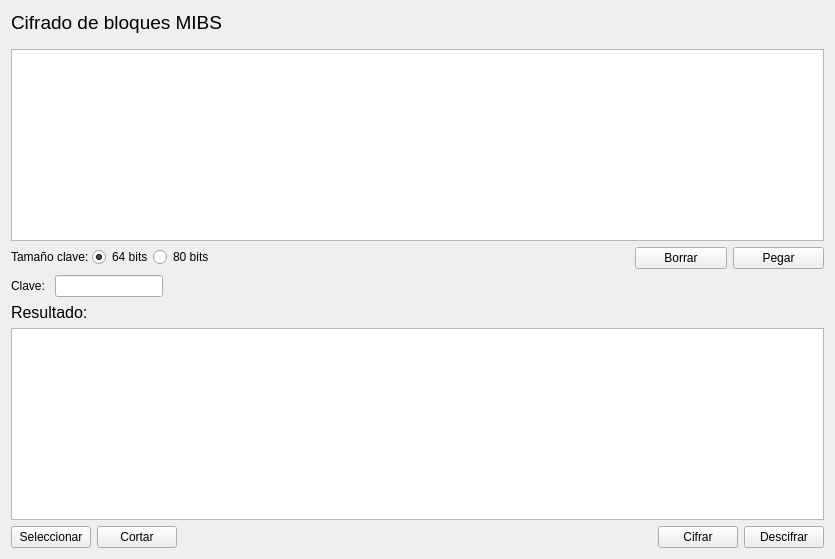
          <widget class="QWidget" name="tabCifradoDescifrado">
           <attribute name="title">
            <string>Cifrado/Descifrado MIBS</string>
           </attribute>
           <layout class="QFormLayout" name="formLayout_7">
            <property name="fieldGrowthPolicy">
             <enum>QFormLayout::AllNonFixedFieldsGrow</enum>
            </property>
            <item row="0" column="0" colspan="2">
             <layout class="QFormLayout" name="formLayout">
              <item row="1" column="0">
               <layout class="QHBoxLayout" name="horizontalLayout_8">
                <property name="spacing">
                 <number>0</number>
                </property>
                <property name="leftMargin">
                 <number>0</number>
                </property>
                <property name="topMargin">
                 <number>0</number>
                </property>
                <property name="rightMargin">
                 <number>165</number>
                </property>
                <item>
                 <widget class="QLabel" name="label_9">
                  <property name="text">
                   <string>&lt;html&gt;&lt;head/&gt;&lt;body&gt;&lt;p&gt;Tamaño clave: &lt;/p&gt;&lt;/body&gt;&lt;/html&gt;</string>
                  </property>
                 </widget>
                </item>
                <item>
                 <widget class="QRadioButton" name="boton_64">
                  <property name="enabled">
                   <bool>true</bool>
                  </property>
                  <property name="text">
                   <string>64 bits</string>
                  </property>
                  <property name="checked">
                   <bool>true</bool>
                  </property>
                  <property name="autoExclusive">
                   <bool>true</bool>
                  </property>
                 </widget>
                </item>
                <item>
                 <widget class="QRadioButton" name="boton_80">
                  <property name="enabled">
                   <bool>true</bool>
                  </property>
                  <property name="acceptDrops">
                   <bool>false</bool>
                  </property>
                  <property name="text">
                   <string>80 bits</string>
                  </property>
                  <property name="checkable">
                   <bool>true</bool>
                  </property>
                  <property name="checked">
                   <bool>false</bool>
                  </property>
                 </widget>
                </item>
               </layout>
              </item>
              <item row="1" column="1">
               <layout class="QHBoxLayout" name="horizontalLayout_9">
                <property name="leftMargin">
                 <number>250</number>
                </property>
                <item>
                 <widget class="QPushButton" name="botonBorrar">
                  <property name="toolTip">
                   <string>&lt;html&gt;&lt;head/&gt;&lt;body&gt;&lt;p&gt;Borrar texto&lt;/p&gt;&lt;/body&gt;&lt;/html&gt;</string>
                  </property>
                  <property name="text">
                   <string>Borrar</string>
                  </property>
                 </widget>
                </item>
                <item>
                 <widget class="QPushButton" name="botonPegar">
                  <property name="toolTip">
                   <string>&lt;html&gt;&lt;head/&gt;&lt;body&gt;&lt;p&gt;Pegar texto&lt;/p&gt;&lt;/body&gt;&lt;/html&gt;</string>
                  </property>
                  <property name="text">
                   <string>Pegar</string>
                  </property>
                 </widget>
                </item>
               </layout>
              </item>
              <item row="0" column="0" colspan="2">
               <layout class="QVBoxLayout" name="verticalLayout_8">
                <property name="spacing">
                 <number>15</number>
                </property>
                <property name="topMargin">
                 <number>0</number>
                </property>
                <item>
                 <widget class="QLabel" name="label_8">
                  <property name="text">
                   <string>&lt;html&gt;&lt;head/&gt;&lt;body&gt;&lt;p&gt;&lt;span style=&quot; font-size:14pt;&quot;&gt;Cifrado de bloques MIBS&lt;/span&gt;&lt;/p&gt;&lt;/body&gt;&lt;/html&gt;</string>
                  </property>
                 </widget>
                </item>
                <item>
                 <widget class="QTextEdit" name="textoc">
                  <property name="font">
                   <font>
                    <kerning>false</kerning>
                   </font>
                  </property>
                  <property name="toolTip">
                   <string>&lt;html&gt;&lt;head/&gt;&lt;body&gt;&lt;p&gt;Introduzca texto a cifrar o descifrar&lt;/p&gt;&lt;/body&gt;&lt;/html&gt;</string>
                  </property>
                  <property name="lineWidth">
                   <number>1</number>
                  </property>
                  <property name="lineWrapMode">
                   <enum>QTextEdit::WidgetWidth</enum>
                  </property>
                  <property name="html">
                   <string>&lt;!DOCTYPE HTML PUBLIC &quot;-//W3C//DTD HTML 4.0//EN&quot; &quot;http://www.w3.org/TR/REC-html40/strict.dtd&quot;&gt;
&lt;html&gt;&lt;head&gt;&lt;meta name=&quot;qrichtext&quot; content=&quot;1&quot; /&gt;&lt;style type=&quot;text/css&quot;&gt;
p, li { white-space: pre-wrap; }
&lt;/style&gt;&lt;/head&gt;&lt;body style=&quot; font-family:'Ubuntu'; font-size:11pt; font-weight:400; font-style:normal;&quot;&gt;
&lt;p style=&quot;-qt-paragraph-type:empty; margin-top:0px; margin-bottom:0px; margin-left:0px; margin-right:0px; -qt-block-indent:0; text-indent:0px;&quot;&gt;&lt;br /&gt;&lt;/p&gt;&lt;/body&gt;&lt;/html&gt;</string>
                  </property>
                  <property name="textInteractionFlags">
                   <set>Qt::TextEditorInteraction</set>
                  </property>
                 </widget>
                </item>
               </layout>
              </item>
             </layout>
            </item>
            <item row="1" column="0">
             <layout class="QHBoxLayout" name="horizontalLayout_10">
              <property name="topMargin">
               <number>0</number>
              </property>
              <property name="rightMargin">
               <number>0</number>
              </property>
              <item>
               <widget class="QLabel" name="label_10">
                <property name="text">
                 <string>&lt;html&gt;&lt;head/&gt;&lt;body&gt;&lt;p&gt;Clave: &lt;/p&gt;&lt;/body&gt;&lt;/html&gt;</string>
                </property>
               </widget>
              </item>
              <item>
               <widget class="QLineEdit" name="textoclave_2">
                <property name="cursor">
                 <cursorShape>ArrowCursor</cursorShape>
                </property>
                <property name="toolTip">
                 <string>&lt;html&gt;&lt;head/&gt;&lt;body&gt;&lt;p&gt;Introduzca una clave&lt;/p&gt;&lt;/body&gt;&lt;/html&gt;</string>
                </property>
                <property name="text">
                 <string/>
                </property>
               </widget>
              </item>
             </layout>
            </item>
            <item row="2" column="0" colspan="2">
             <layout class="QFormLayout" name="formLayout_4">
              <property name="fieldGrowthPolicy">
               <enum>QFormLayout::AllNonFixedFieldsGrow</enum>
              </property>
              <item row="0" column="0" colspan="2">
               <layout class="QVBoxLayout" name="verticalLayout_9">
                <item>
                 <widget class="QLabel" name="label_11">
                  <property name="text">
                   <string>&lt;html&gt;&lt;head/&gt;&lt;body&gt;&lt;p&gt;&lt;span style=&quot; font-size:12pt;&quot;&gt;Resultado:&lt;/span&gt;&lt;/p&gt;&lt;/body&gt;&lt;/html&gt;</string>
                  </property>
                 </widget>
                </item>
                <item>
                 <widget class="QTextEdit" name="textoresultado_2">
                  <property name="enabled">
                   <bool>true</bool>
                  </property>
                  <property name="font">
                   <font>
                    <kerning>false</kerning>
                   </font>
                  </property>
                  <property name="lineWidth">
                   <number>1</number>
                  </property>
                  <property name="lineWrapMode">
                   <enum>QTextEdit::WidgetWidth</enum>
                  </property>
                  <property name="readOnly">
                   <bool>false</bool>
                  </property>
                  <property name="textInteractionFlags">
                   <set>Qt::TextEditorInteraction</set>
                  </property>
                 </widget>
                </item>
               </layout>
              </item>
              <item row="1" column="0">
               <layout class="QHBoxLayout" name="horizontalLayout_11">
                <property name="rightMargin">
                 <number>0</number>
                </property>
                <property name="bottomMargin">
                 <number>0</number>
                </property>
                <item>
                 <widget class="QPushButton" name="botonSeleccionar">
                  <property name="enabled">
                   <bool>true</bool>
                  </property>
                  <property name="toolTip">
                   <string>&lt;html&gt;&lt;head/&gt;&lt;body&gt;&lt;p&gt;Seleccionar todo&lt;/p&gt;&lt;/body&gt;&lt;/html&gt;</string>
                  </property>
                  <property name="text">
                   <string>Seleccionar</string>
                  </property>
                 </widget>
                </item>
                <item>
                 <widget class="QPushButton" name="botonCortar">
                  <property name="enabled">
                   <bool>true</bool>
                  </property>
                  <property name="text">
                   <string>Cortar</string>
                  </property>
                 </widget>
                </item>
               </layout>
              </item>
              <item row="1" column="1">
               <layout class="QHBoxLayout" name="horizontalLayout_12">
                <property name="spacing">
                 <number>6</number>
                </property>
                <property name="sizeConstraint">
                 <enum>QLayout::SetDefaultConstraint</enum>
                </property>
                <property name="leftMargin">
                 <number>475</number>
                </property>
                <property name="rightMargin">
                 <number>0</number>
                </property>
                <property name="bottomMargin">
                 <number>0</number>
                </property>
                <item>
                 <widget class="QPushButton" name="botoncifra">
                  <property name="enabled">
                   <bool>true</bool>
                  </property>
                  <property name="styleSheet">
                   <string notr="true"/>
                  </property>
                  <property name="text">
                   <string>Cifrar</string>
                  </property>
                  <property name="iconSize">
                   <size>
                    <width>10</width>
                    <height>10</height>
                   </size>
                  </property>
                  <property name="default">
                   <bool>false</bool>
                  </property>
                 </widget>
                </item>
                <item>
                 <widget class="QPushButton" name="botondescifra">
                  <property name="enabled">
                   <bool>true</bool>
                  </property>
                  <property name="text">
                   <string>Descifrar</string>
                  </property>
                 </widget>
                </item>
               </layout>
              </item>
             </layout>
            </item>
           </layout>
          </widget>
